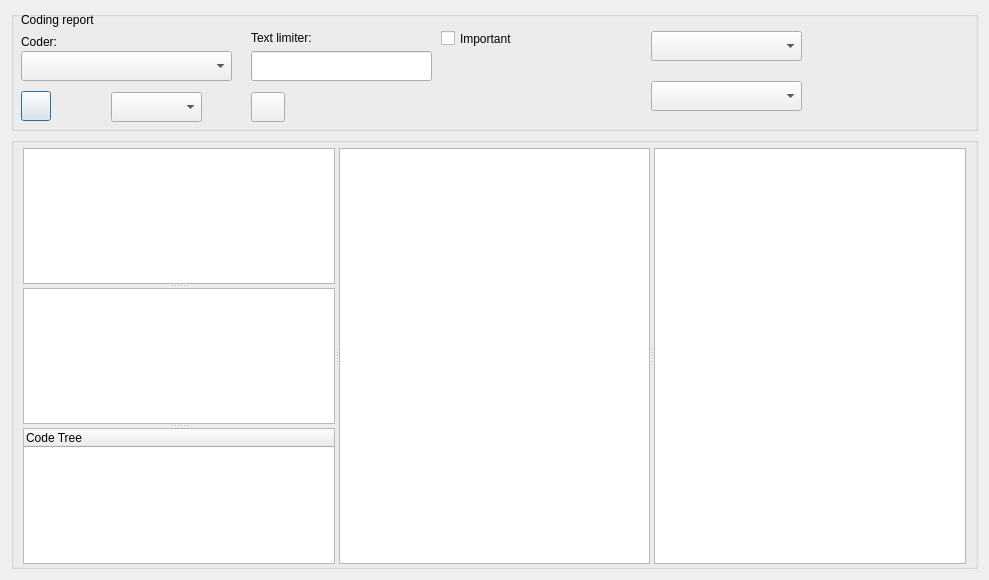
<?xml version="1.0" encoding="UTF-8"?>
<ui version="4.0">
 <class>Dialog_reportCodings</class>
 <widget class="QDialog" name="Dialog_reportCodings">
  <property name="windowModality">
   <enum>Qt::NonModal</enum>
  </property>
  <property name="geometry">
   <rect>
    <x>0</x>
    <y>0</y>
    <width>989</width>
    <height>580</height>
   </rect>
  </property>
  <property name="windowTitle">
   <string>Reports</string>
  </property>
  <layout class="QVBoxLayout" name="verticalLayout">
   <item>
    <widget class="QGroupBox" name="groupBox">
     <property name="sizePolicy">
      <sizepolicy hsizetype="Preferred" vsizetype="Preferred">
       <horstretch>0</horstretch>
       <verstretch>0</verstretch>
      </sizepolicy>
     </property>
     <property name="minimumSize">
      <size>
       <width>0</width>
       <height>120</height>
      </size>
     </property>
     <property name="maximumSize">
      <size>
       <width>16777215</width>
       <height>120</height>
      </size>
     </property>
     <property name="title">
      <string/>
     </property>
     <widget class="QLineEdit" name="lineEdit">
      <property name="geometry">
       <rect>
        <x>240</x>
        <y>40</y>
        <width>181</width>
        <height>30</height>
       </rect>
      </property>
     </widget>
     <widget class="QLabel" name="label">
      <property name="geometry">
       <rect>
        <x>240</x>
        <y>17</y>
        <width>171</width>
        <height>20</height>
       </rect>
      </property>
      <property name="text">
       <string>Text limiter:</string>
      </property>
      <property name="wordWrap">
       <bool>true</bool>
      </property>
     </widget>
     <widget class="QPushButton" name="pushButton_search">
      <property name="geometry">
       <rect>
        <x>10</x>
        <y>80</y>
        <width>30</width>
        <height>30</height>
       </rect>
      </property>
      <property name="toolTip">
       <string>&lt;html&gt;&lt;head/&gt;&lt;body&gt;&lt;p&gt;Search&lt;/p&gt;&lt;/body&gt;&lt;/html&gt;</string>
      </property>
      <property name="text">
       <string/>
      </property>
     </widget>
     <widget class="QLabel" name="label_2">
      <property name="geometry">
       <rect>
        <x>10</x>
        <y>20</y>
        <width>61</width>
        <height>22</height>
       </rect>
      </property>
      <property name="text">
       <string>Coder:</string>
      </property>
     </widget>
     <widget class="QComboBox" name="comboBox_coders">
      <property name="geometry">
       <rect>
        <x>10</x>
        <y>40</y>
        <width>211</width>
        <height>30</height>
       </rect>
      </property>
     </widget>
     <widget class="QPushButton" name="pushButton_attributeselect">
      <property name="geometry">
       <rect>
        <x>240</x>
        <y>81</y>
        <width>34</width>
        <height>30</height>
       </rect>
      </property>
      <property name="toolTip">
       <string>Attributes</string>
      </property>
      <property name="text">
       <string/>
      </property>
     </widget>
     <widget class="QLabel" name="label_exports">
      <property name="geometry">
       <rect>
        <x>70</x>
        <y>84</y>
        <width>24</width>
        <height>24</height>
       </rect>
      </property>
      <property name="toolTip">
       <string>&lt;html&gt;&lt;head/&gt;&lt;body&gt;&lt;p&gt;Export&lt;/p&gt;&lt;/body&gt;&lt;/html&gt;</string>
      </property>
      <property name="text">
       <string/>
      </property>
     </widget>
     <widget class="QComboBox" name="comboBox_export">
      <property name="geometry">
       <rect>
        <x>100</x>
        <y>81</y>
        <width>91</width>
        <height>30</height>
       </rect>
      </property>
      <item>
       <property name="text">
        <string/>
       </property>
      </item>
      <item>
       <property name="text">
        <string>html</string>
       </property>
      </item>
      <item>
       <property name="text">
        <string>txt</string>
       </property>
      </item>
      <item>
       <property name="text">
        <string>odt</string>
       </property>
      </item>
      <item>
       <property name="text">
        <string>csv</string>
       </property>
      </item>
     </widget>
     <widget class="QLabel" name="label_title">
      <property name="geometry">
       <rect>
        <x>10</x>
        <y>-2</y>
        <width>231</width>
        <height>22</height>
       </rect>
      </property>
      <property name="text">
       <string>Coding report</string>
      </property>
     </widget>
     <widget class="QLabel" name="label_matrix">
      <property name="geometry">
       <rect>
        <x>600</x>
        <y>20</y>
        <width>30</width>
        <height>30</height>
       </rect>
      </property>
      <property name="toolTip">
       <string>&lt;html&gt;&lt;head/&gt;&lt;body&gt;&lt;p&gt;Matrix options&lt;/p&gt;&lt;/body&gt;&lt;/html&gt;</string>
      </property>
      <property name="text">
       <string/>
      </property>
     </widget>
     <widget class="QComboBox" name="comboBox_matrix">
      <property name="geometry">
       <rect>
        <x>640</x>
        <y>20</y>
        <width>151</width>
        <height>30</height>
       </rect>
      </property>
      <property name="toolTip">
       <string>&lt;html&gt;&lt;head/&gt;&lt;body&gt;&lt;p&gt;Case matrix options&lt;/p&gt;&lt;/body&gt;&lt;/html&gt;</string>
      </property>
     </widget>
     <widget class="QCheckBox" name="checkBox_important">
      <property name="geometry">
       <rect>
        <x>430</x>
        <y>16</y>
        <width>161</width>
        <height>23</height>
       </rect>
      </property>
      <property name="toolTip">
       <string>Filter results for those marked Important</string>
      </property>
      <property name="text">
       <string>Important</string>
      </property>
     </widget>
     <widget class="QComboBox" name="comboBox_memos">
      <property name="geometry">
       <rect>
        <x>640</x>
        <y>70</y>
        <width>151</width>
        <height>30</height>
       </rect>
      </property>
      <property name="toolTip">
       <string>Memo reporting options</string>
      </property>
     </widget>
     <widget class="QLabel" name="label_memos">
      <property name="geometry">
       <rect>
        <x>600</x>
        <y>70</y>
        <width>30</width>
        <height>30</height>
       </rect>
      </property>
      <property name="toolTip">
       <string>Memo reporting options</string>
      </property>
      <property name="text">
       <string/>
      </property>
     </widget>
    </widget>
   </item>
   <item>
    <widget class="QGroupBox" name="groupBox_2">
     <property name="title">
      <string/>
     </property>
     <layout class="QGridLayout" name="gridLayout">
      <property name="topMargin">
       <number>5</number>
      </property>
      <property name="bottomMargin">
       <number>2</number>
      </property>
      <item row="0" column="0">
       <widget class="QSplitter" name="splitter">
        <property name="orientation">
         <enum>Qt::Horizontal</enum>
        </property>
        <widget class="QSplitter" name="splitter_vert">
         <property name="orientation">
          <enum>Qt::Vertical</enum>
         </property>
         <widget class="QListWidget" name="listWidget_files"/>
         <widget class="QListWidget" name="listWidget_cases"/>
         <widget class="QTreeWidget" name="treeWidget">
          <column>
           <property name="text">
            <string notr="true">Code Tree</string>
           </property>
          </column>
         </widget>
        </widget>
        <widget class="QTextEdit" name="textEdit"/>
        <widget class="QTableWidget" name="tableWidget"/>
       </widget>
      </item>
     </layout>
    </widget>
   </item>
  </layout>
 </widget>
 <tabstops>
  <tabstop>comboBox_coders</tabstop>
  <tabstop>lineEdit</tabstop>
  <tabstop>pushButton_search</tabstop>
  <tabstop>treeWidget</tabstop>
  <tabstop>textEdit</tabstop>
 </tabstops>
 <resources/>
 <connections/>
</ui>
